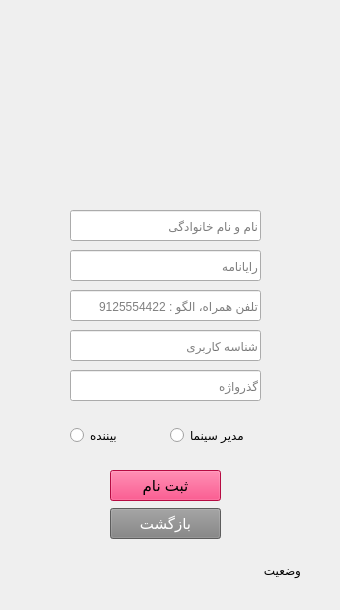
<?xml version="1.0" encoding="UTF-8"?>
<ui version="4.0">
 <class>signUp</class>
 <widget class="QWidget" name="signUp">
  <property name="geometry">
   <rect>
    <x>0</x>
    <y>0</y>
    <width>340</width>
    <height>610</height>
   </rect>
  </property>
  <property name="minimumSize">
   <size>
    <width>340</width>
    <height>610</height>
   </size>
  </property>
  <property name="maximumSize">
   <size>
    <width>340</width>
    <height>610</height>
   </size>
  </property>
  <property name="windowTitle">
   <string>Form</string>
  </property>
  <widget class="QPushButton" name="pushButton">
   <property name="geometry">
    <rect>
     <x>110</x>
     <y>508</y>
     <width>111</width>
     <height>31</height>
    </rect>
   </property>
   <property name="font">
    <font>
     <pointsize>11</pointsize>
    </font>
   </property>
   <property name="styleSheet">
    <string notr="true">background-color: rgb(129, 129, 129);
color: rgb(255, 255, 255);</string>
   </property>
   <property name="text">
    <string>بازگشت</string>
   </property>
  </widget>
  <widget class="QPushButton" name="pushButton_2">
   <property name="geometry">
    <rect>
     <x>110</x>
     <y>470</y>
     <width>111</width>
     <height>31</height>
    </rect>
   </property>
   <property name="font">
    <font>
     <pointsize>11</pointsize>
    </font>
   </property>
   <property name="styleSheet">
    <string notr="true">background-color: rgb(255, 16, 92);</string>
   </property>
   <property name="text">
    <string>ثبت نام</string>
   </property>
  </widget>
  <widget class="QLabel" name="label">
   <property name="geometry">
    <rect>
     <x>70</x>
     <y>-3</y>
     <width>191</width>
     <height>181</height>
    </rect>
   </property>
   <property name="text">
    <string/>
   </property>
   <property name="pixmap">
    <pixmap resource="assets.qrc">:/new/prefix1/assets/red.jpg</pixmap>
   </property>
   <property name="scaledContents">
    <bool>true</bool>
   </property>
  </widget>
  <widget class="QLineEdit" name="lineEdit_name">
   <property name="geometry">
    <rect>
     <x>70</x>
     <y>210</y>
     <width>191</width>
     <height>31</height>
    </rect>
   </property>
   <property name="text">
    <string/>
   </property>
   <property name="placeholderText">
    <string>نام و نام خانوادگی</string>
   </property>
  </widget>
  <widget class="QLineEdit" name="lineEdit_email">
   <property name="geometry">
    <rect>
     <x>70</x>
     <y>250</y>
     <width>191</width>
     <height>31</height>
    </rect>
   </property>
   <property name="placeholderText">
    <string>رایانامه</string>
   </property>
  </widget>
  <widget class="QLineEdit" name="lineEdit_phone">
   <property name="geometry">
    <rect>
     <x>70</x>
     <y>290</y>
     <width>191</width>
     <height>31</height>
    </rect>
   </property>
   <property name="placeholderText">
    <string>تلفن همراه، الگو : 9125554422</string>
   </property>
  </widget>
  <widget class="QLineEdit" name="lineEdit_password">
   <property name="geometry">
    <rect>
     <x>70</x>
     <y>370</y>
     <width>191</width>
     <height>31</height>
    </rect>
   </property>
   <property name="echoMode">
    <enum>QLineEdit::Password</enum>
   </property>
   <property name="placeholderText">
    <string>گذرواژه</string>
   </property>
  </widget>
  <widget class="QLineEdit" name="lineEdit_ID">
   <property name="geometry">
    <rect>
     <x>70</x>
     <y>330</y>
     <width>191</width>
     <height>31</height>
    </rect>
   </property>
   <property name="placeholderText">
    <string>شناسه کاربری</string>
   </property>
  </widget>
  <widget class="QLabel" name="lbl_status">
   <property name="geometry">
    <rect>
     <x>30</x>
     <y>550</y>
     <width>271</width>
     <height>41</height>
    </rect>
   </property>
   <property name="text">
    <string>وضعیت</string>
   </property>
   <property name="alignment">
    <set>Qt::AlignLeading|Qt::AlignLeft|Qt::AlignVCenter</set>
   </property>
  </widget>
  <widget class="QWidget" name="layoutWidget">
   <property name="geometry">
    <rect>
     <x>70</x>
     <y>420</y>
     <width>194</width>
     <height>31</height>
    </rect>
   </property>
   <layout class="QHBoxLayout" name="horizontalLayout">
    <item>
     <widget class="QRadioButton" name="radiobtn_costumer">
      <property name="font">
       <font>
        <pointsize>9</pointsize>
       </font>
      </property>
      <property name="text">
       <string>بیننده</string>
      </property>
     </widget>
    </item>
    <item>
     <widget class="QRadioButton" name="radiobtn_manager">
      <property name="font">
       <font>
        <pointsize>9</pointsize>
       </font>
      </property>
      <property name="text">
       <string>مدیر سینما</string>
      </property>
     </widget>
    </item>
   </layout>
  </widget>
 </widget>
 <tabstops>
  <tabstop>lineEdit_name</tabstop>
  <tabstop>lineEdit_email</tabstop>
  <tabstop>lineEdit_phone</tabstop>
  <tabstop>lineEdit_ID</tabstop>
  <tabstop>lineEdit_password</tabstop>
  <tabstop>radiobtn_costumer</tabstop>
  <tabstop>radiobtn_manager</tabstop>
  <tabstop>pushButton_2</tabstop>
  <tabstop>pushButton</tabstop>
 </tabstops>
 <resources>
  <include location="assets.qrc"/>
 </resources>
 <connections/>
</ui>
